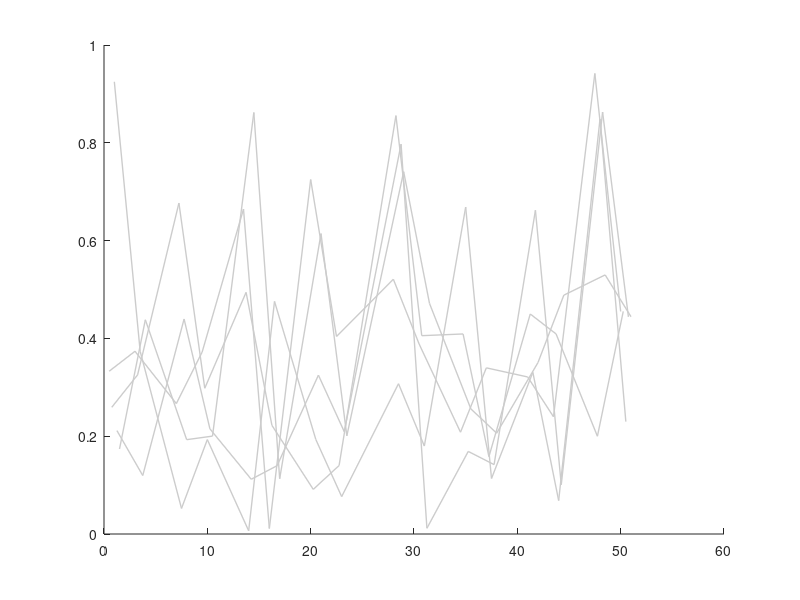

This figure's MATLAB source: (Note: this script raises an error after producing the figure.)
function barPlotRick(data, conditionNames, smpNames)

% TO DO: add ability to make arbitrary statistical comparisons, within and
% between subs // add box plots and/or violin plot options // document

% temp
conditionNames = {{'light on', 'light off'}, {'RH', 'RF', 'LH', 'LF'}, {'sal', 'mus'}};
smpNames = {'run1', 'run2', 'run3', 'run4', 'run5'};
mouseNum = 5;
dv = 'vel';
data = rand([cellfun(@length, conditionNames), mouseNum]);
data(:,:,2,:) = data(:,:,2,:) * .5;
data(:,2,:,:) = data(:,2,:,:) * .75;

% settings
connectLines = true;
groupSeparation = 1.5;
circSize = 40;
circAlpha = .8;
lineWidth = 1;

% initializations
condLevels = cellfun(@length, conditionNames);
totalConditions = prod(condLevels);
conditionsMat = nan(length(conditionNames), totalConditions);
labelVertSize = .1*length(conditionNames);
dataDims = size(data);
colors = hsv(dataDims(end)) * .8;
xJitters = linspace(-.5*lineWidth, .5*lineWidth, dataDims(end));
xJitters = xJitters(randperm(length(xJitters)));
conditionSymbols = {'o', 's', 'h', 'd'};

close all;
figure('color', 'white', 'menubar', 'none', 'position', [0 194 1345 314])

% create matrix where each column is an interection of conditions
xPositions = 1:totalConditions;
for i = 1:length(conditionNames)
    repeats = prod(condLevels(i+1:end));
    copies = totalConditions / (repeats*condLevels(i));
    conditionsMat(i,:) = repmat(repelem(1:condLevels(i), repeats), 1, copies);
    xPositions = xPositions + (repelem(1:copies*condLevels(i), repeats)-1) * groupSeparation;
end

% add lines connecting same sample across conditions
if connectLines
    for i = 1:dataDims(end)
        smpData = nan(1,totalConditions);
        for j = 1:totalConditions
            indsString = strrep(num2str(conditionsMat(:,j)'), '  ', ',');
            smpData(j) = squeeze(eval(['data(' indsString ',i)']));
        end
        line(xPositions+xJitters(i), smpData, ...
            'linewidth', 1, 'color', [.8 .8 .8]); hold on
    end
end


% plot data
hold on
for i = 1:totalConditions
    indsString = strrep(num2str(conditionsMat(:,i)'), '  ', ',');
    condData = squeeze(eval(['data(' indsString ',:)']));
    
    % add probability density estimate
    [p,y] = ksdensity(condData);
    p = p / max(p) * lineWidth*.5;
    fill([p -fliplr(p)]+xPositions(i), [y fliplr(y)], [.8 .8 .8], 'FaceColor', 'none')
    
    % scatter raw data
    scatter(xJitters + xPositions(i), condData, ...
        circSize, colors, conditionSymbols{conditionsMat(end,i)}, 'filled', 'MarkerFaceAlpha', circAlpha); hold on
    
    % add mean
    line([-.5 .5]*lineWidth + xPositions(i), repmat(mean(condData),1,2), ...
        'color', 'black', 'linewidth', 2)
    
    
end

% add room beneath x axis for condition labels
yLims = get(gca, 'YLim');
yTicks = get(gca, 'YTick');
set(gca, 'XColor', 'none', ...
    'YLim', [yLims(1)-labelVertSize*range(yLims), yLims(2)], 'YTick', yTicks, ...
    'XLim', [0 xPositions(end)+1], 'XTick', xPositions, 'XTickLabel', [])
line([0 0], [yLims(1)-labelVertSize*range(yLims), yLims(1)], 'color', 'white', 'linewidth', 3) % cover bottom of y axis with white line

% add labels
for i = 1:length(conditionNames)
    
    parentConditions = unique(conditionsMat(1:i-1,:)','rows');
    
    for j = 1:size(parentConditions,1)
        
        if i==1; bins=true(1,totalConditions)'; else; bins = ismember(conditionsMat(1:i-1,:)', parentConditions(j,:), 'rows'); end
        
        for k = 1:condLevels(i)
            inds = find(conditionsMat(i,:)==k & bins');
            xPos = mean(xPositions(inds));
            yPos = yLims(1)-labelVertSize*range(yLims) + ((labelVertSize*range(yLims))/(length(conditionNames)+1))*i;
            condText = text(xPos, yPos, conditionNames{i}(k), 'HorizontalAlignment', 'center');
            
            % add lines on the side of condition name
            if i<length(conditionNames)
                textPos = get(condText, 'Extent');
                line([xPositions(inds(1)) textPos(1)], [yPos yPos], 'color', [.5 .5 .5]) % left side of text
                line([textPos(1)+textPos(3) xPositions(inds(end))], [yPos yPos], 'color', [.5 .5 .5]) % right side of text
            end
        end
    end
end
ylabel(dv, 'position', [-.8 mean(yLims) -1])

% add legend
if exist('smpNames', 'var')
    for i = 1:length(smpNames); scatters(i) = scatter(nan,nan,50,colors(i,:),'o','filled'); end % create dummy scatters
    legend(scatters, smpNames, 'Location', 'northeastoutside', 'box', 'off')
end
